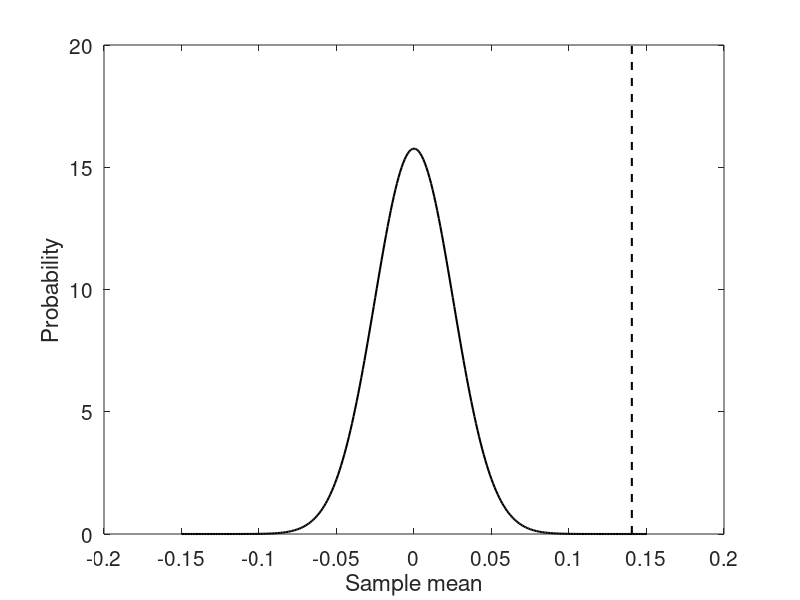
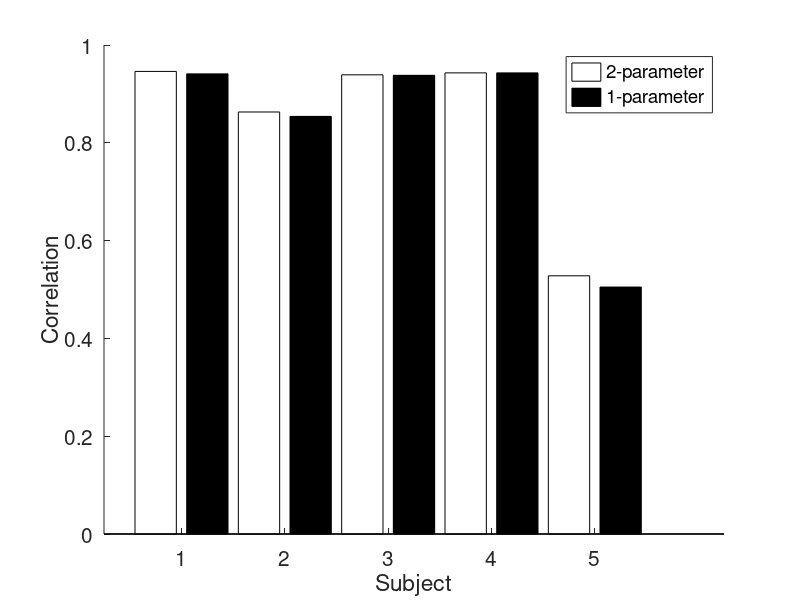
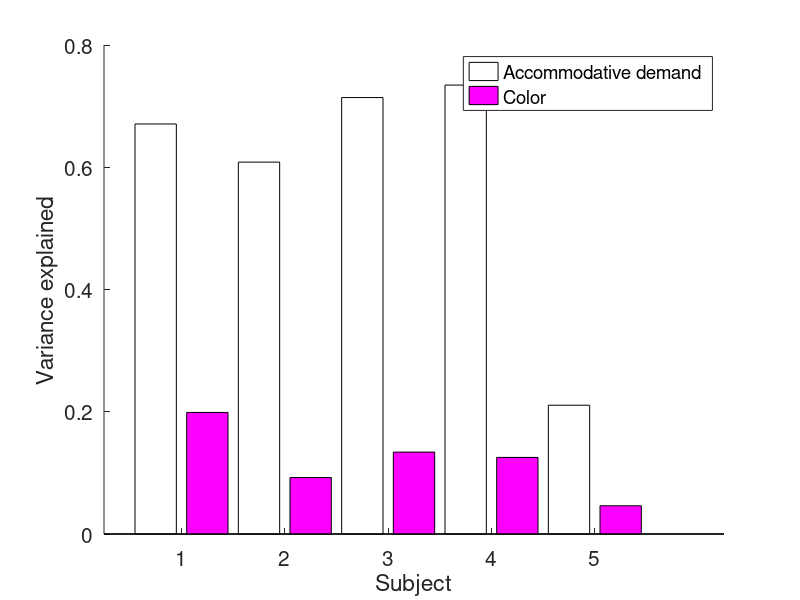
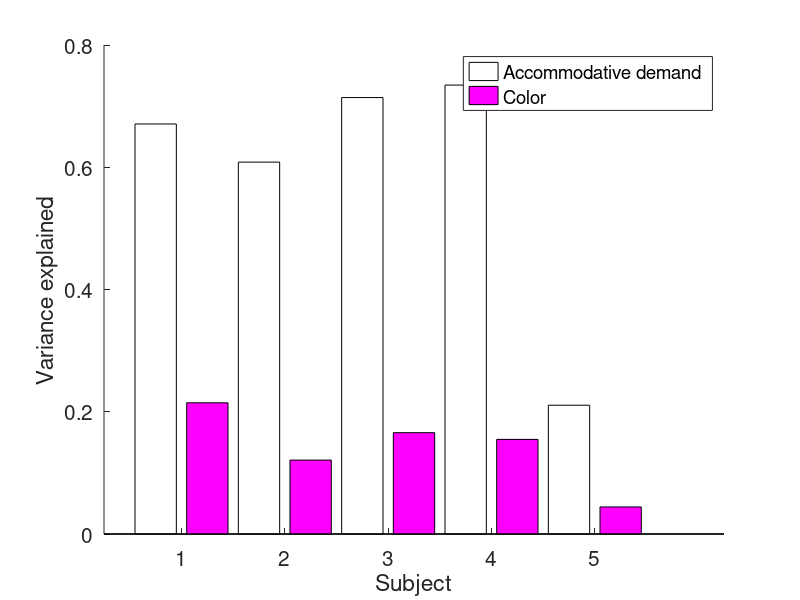

The MATLAB script that drew these images, in order: (Note: this script raises an error after producing the figures.)
%% ACTUAL POWER ANALYSIS

addVarExplClr = [0.2147 0.1209 0.1658 0.1548 0.0443];

%% JUST CHECKING EXPRESSION FOR STD ERROR OF THE MEAN

for i = 1:10000
    smpAddVar = randsample(addVarExplClr,5,true);
    muSmpAddVar(i) = mean(smpAddVar);
end

xSupport = -0.15:0.001:0.15;
pMu = normpdf(xSupport,0,std(muSmpAddVar));

figure;
plot(xSupport,pMu,'k','LineWidth',1.5); hold on;
plot(mean(muSmpAddVar).*[1 1],ylim,'k--','LineWidth',1.5);
set(gca,'FontSize',15);
xlabel('Sample mean'); ylabel('Probability');

%% COMPARE TWO-PARAMETER VS ONE-PARAMETER COLOR MODELS

twoParamR2 = [0.946 0.863 0.939 0.943 0.528];

oneParamR2 = [0.941 0.854 0.938 0.943 0.505];

figure;
hold on;
bar([1 3 5 7 9],twoParamR2,0.4,'FaceColor','w');
bar([2 4 6 8 10],oneParamR2,0.4,'FaceColor','k');
set(gca,'FontSize',15);
xlabel('Subject'); ylabel('Correlation');
set(gca,'XTick',[1.5 3.5 5.5 7.5 9.5]);
set(gca,'XTickLabel',{'1' '2' '3' '4' '5'});
legend({'2-parameter' '1-parameter'});

%%

varColor = [0.1989 0.0924 0.1340 0.1253 0.0462];

varAccStim = [0.6708 0.6084 0.7140 0.7344 0.2107];

figure;
hold on;
bar([1 3 5 7 9],varAccStim,0.4,'FaceColor','w');
bar([2 4 6 8 10],varColor,0.4,'FaceColor','m');
set(gca,'FontSize',15);
xlabel('Subject'); ylabel('Variance explained');
set(gca,'XTick',[1.5 3.5 5.5 7.5 9.5]);
set(gca,'XTickLabel',{'1' '2' '3' '4' '5'});
legend({'Accommodative demand' 'Color'});

%%

varColor = [0.1989 0.0924 0.1340 0.1253 0.0462];

varAccStim = [0.6708 0.6084 0.7140 0.7344 0.2107];

figure;
hold on;
bar([1 3 5 7 9],varAccStim,0.4,'FaceColor','w');
bar([2 4 6 8 10],addVarExplClr,0.4,'FaceColor','m');
set(gca,'FontSize',15);
xlabel('Subject'); ylabel('Variance explained');
set(gca,'XTick',[1.5 3.5 5.5 7.5 9.5]);
set(gca,'XTickLabel',{'1' '2' '3' '4' '5'});
legend({'Accommodative demand' 'Color'});

%% COMPARE WEIGHTING MODEL AND SWITCHING MODEL

% weightingModelRho = [0.946 0.863 0.939 0.943 0.528 0.971 0.853];
% switchingModelRho = [0.901 0.799 0.905 0.925 0.51  0.943 0.835];
% 
% 
% figure;
% hold on;
% bar([1 3 5 7 9 11 13],weightingModelRho.^2,0.4,'FaceColor','w');
% bar([2 4 6 8 10 12 14],switchingModelRho.^2,0.4,'FaceColor','k');
% set(gca,'FontSize',15);
% xlabel('Subject'); ylabel('Variance Explained');
% set(gca,'XTick',[1.5 3.5 5.5 7.5 9.5 11.5 13.5]);
% set(gca,'XTickLabel',{'1' '2' '3' '4' '5' '6' '7'});
% legend({'Weighting' 'Switching'});

sn = [17 11 16 19 21 23 24 25];
rhoSwitchAll = [];
rhoFullAll = [];
rhoNoColorAll = [];
weightsRBSall = [];
rhoColorAll = [];
rhoColorSwitchAll = [];

for i = 1:length(sn)
    [d, wS, rbThreshold, rhoSwitch, rhoColorSwitch] = ARCnlz_linearSwitching(sn(i),false);
    rhoSwitchAll(i) = rhoSwitch;
    rhoColorSwitchAll(i) = rhoColorSwitch;
    display(['Done with subject ' num2str(i)]);
end

for i = 1:length(sn)
    [weightsRBS1_x, weightsRBS1_y, rhoFull, rhoNoColor, rhoColor] = ARCnlz_linearModelnobias(sn(i),false);
    rhoFullAll(i) = rhoFull;
    rhoNoColorAll(i) = rhoNoColor;
    weightsRBSall(i,:) = weightsRBS1_x;
    rhoColorAll(i) = rhoColor;
    display(['Done with subject ' num2str(i)]);
end

%% PLOT WEIGHTS

figure;
set(gcf,'Position',[262 314 1239 594]);
for i = 1:size(weightsRBSall,1)
    subplot(2,4,i);
    hold on;
    bar(1,weightsRBSall(i,1),'FaceColor','r');
    bar(2,weightsRBSall(i,2),'FaceColor','b');
    bar(3,weightsRBSall(i,3),'FaceColor','k');
    set(gca,'XTick',[1 2 3]);
    set(gca,'XTickLabel',{'w_R' 'w_B' 'w_S'});
    title('Weights');
    set(gca,'FontSize',20);
    ylim(1.*[-1.1 1.1]);
    axis square;
end

%% PLOT VARIANCE EXPLAINED COMPARISONS

figure;
hold on;
bar([1 4 7 10 13 16 19 22],rhoFullAll.^2,0.3,'FaceColor','w');
bar([2 5 8 11 14 17 20 23],rhoSwitchAll.^2,0.3,'FaceColor',[0.5 0.5 0.5]);
bar([3 6 9 12 15 18 21 24],rhoNoColorAll.^2,0.3,'FaceColor','k');
set(gca,'FontSize',15);
xlabel('Subject'); ylabel('Variance Explained');
set(gca,'XTick',[1.5 4.5 7.5 10.5 13.5 16.5 19.5 22.5]);
set(gca,'XTickLabel',{'1' '2' '3' '4' '5' '6' '7' '8'});
legend({'Weighting' 'Switching' 'No color'});

%% PLOT VARIANCE EXPLAINED BY COLOR COMPARISONS

figure;
hold on;
bar([1 3 5 7 9 11],rhoColorAll.^2,0.4,'FaceColor','m');
bar([2 4 6 8 10 12],rhoColorSwitchAll.^2,0.4,'FaceColor',[0.5 0 0.5]);
set(gca,'FontSize',15);
xlabel('Subject'); ylabel('Variance Explained');
set(gca,'XTick',[1.5 3.5 5.5 7.5 9.5 11.5]);
set(gca,'XTickLabel',{'1' '2' '3' '4' '5' '6'});
legend({'Weighting' 'Switching'});

%% COMPARE WEIGHTS

redWeights = [0.7076 0.1043 0.3660 0.4499 0.2045 0.4052 0.2148];
blueWeights = [-0.2690 -0.4902 -0.2788 -0.3552 -0.0726 -0.2039 -0.1898];

%% COMPARE WITH AND WITHOUT BIAS TERM

sn = [17 11 16 19 21 23 24 25];
rhoFullAllnobias = [];
rhoFullBias = [];

for i = 1:length(sn)
    [weightsRBS1_xNoBias, weightsRBS1_yNoBias, rhoFull, rhoNoColor, rhoColor] = ARCnlz_linearModelnobias(sn(i),false);
    rhoFullAllnobias(i) = rhoFull;
    display(['Done with subject ' num2str(i)]);
end

for i = 1:length(sn)
    [weightsRBS1_x, weightsRBS1_y, rhoFull, rhoNoColor, rhoColor] = ARCnlz_linearModel(sn(i),false);
    rhoFullAllBias(i) = rhoFull;
    display(['Done with subject ' num2str(i)]);
end

%% PLOT VARIANCE EXPLAINED WITH AND WITHOUT BIAS TERM

figure;
hold on;
bar([1 3 5 7 9 11 13 15],rhoFullAllBias.^2,0.4,'FaceColor','k');
bar([2 4 6 8 10 12 14 16],rhoFullAllnobias.^2,0.4,'FaceColor','w');
set(gca,'FontSize',15);
xlabel('Subject'); ylabel('Variance Explained');
set(gca,'XTick',[1.5 3.5 5.5 7.5 9.5 11.5 13.5 15.5]);
set(gca,'XTickLabel',{'1' '2' '3' '4' '5' '6' '7' '8'});
legend({'With bias' 'No bias'});
